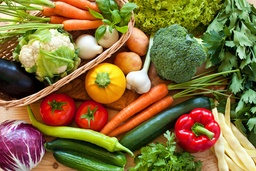
#> input picture Assignment2/Image.jpg, 256 x 171 px, shrunk from 1600 x 1067 before the run
$ python kmeans_image.py
#> lines starting #> are read from the running program, lines starting #| are printed output that depends on the picture
# Import required Libraries
from scipy.spatial import distance
import pandas as pd, numpy as np, cv2


# read and reshape input image
im = cv2.imread('Image.jpg')
#> im is the input picture: shape (171, 256, 3); mean B, G, R 59.4, 112.6, 132
img = im.reshape(-1, 3)

# Convert first data (without coordinates) to numpy array
df_a = np.array(img)


# Image segmentation with distance
# preprocess the image for including coordinate of each pixel
width, height = len(im), len(im[1])
#> width = 171; height = 256
df_b = []
W = width/255
#> W = 0.671
H = height/255
#> H = 1
for i in range(width):
    for j in range(height):
        temp = []
        temp.append(im[i][j][0])
        temp.append(im[i][j][1])
        temp.append(im[i][j][2])
        temp.append(int(i/H))
        temp.append(int(j/W))
        df_b.append(temp)
#> after the loop, df_b = 43776 items

# Convert second data (with coordinates) into numpy array
df_b = np.array(df_b)


# Define Kmeans algorithm function
def Kmeans_algo(arr ,k=3,max_iterations=100):

    if isinstance(arr, pd.DataFrame):arr = arr.values

    # intialize k random cluster_centre
    idx = np.random.choice(len(arr), k, replace=False)
    cluster_centre = arr[idx, :]

    # find nearest centroid fo reach point
    closest_centre = np.argmin(distance.cdist(arr, cluster_centre, 'euclidean'),axis=1)

    # run algorithm for a max no. of iteration
    for _ in range(max_iterations):
        cluster_centre = np.vstack([arr[closest_centre==i,:].mean(axis=0) for i in range(k)])
        tmp = np.argmin(distance.cdist(arr, cluster_centre, 'euclidean'),axis=1)
        if np.array_equal(closest_centre,tmp):
            break
        closest_centre = tmp

    # return required values
    return closest_centre, cluster_centre


#  Perform image segmentation with different no. of cluster
for k in [2,3,4]:

    # get cluster_centre and closest_centre for first set of data
    closest_centre, cluster_centre = Kmeans_algo(df_a, k)
    res = []
    for i in closest_centre:
        res.append(cluster_centre[i])
    res= np.array(res)
    out = res.reshape((im.shape))
    cv2.imwrite(str(k)+".jpg", out)

    # get cluster_centre and closest_centre for second set of data
    closest_centre, cluster_centre = Kmeans_algo(df_b, k)
    res = []

    colors = []
    for i in range(k):
        b, g, r = cluster_centre[i][0], cluster_centre[i][1], cluster_centre[i][2]
        colors.append([b,g,r])

    for i in closest_centre:
        res.append(colors[i])
    res= np.array(res)
    out = res.reshape((im.shape))
    cv2.imwrite(str(k)+"coord.jpg", out)
#> this loop made 3 passes
#> pass 1, `cv2.imwrite(str(k)+".jpg", out)`:
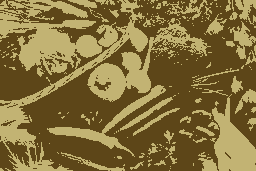
#> saved as 2.jpg: shape (171, 256, 3); mean B, G, R 59.3, 112.3, 132.2
#> pass 1, `cv2.imwrite(str(k)+"coord.jpg", out)`:
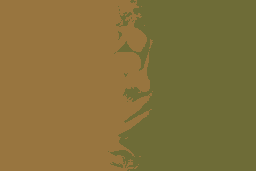
#> saved as 2coord.jpg: shape (171, 256, 3); mean B, G, R 59.2, 112.8, 132.2
#> pass 2, `cv2.imwrite(str(k)+".jpg", out)`:
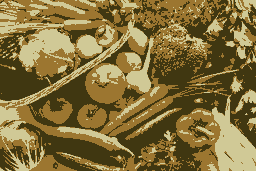
#> saved as 3.jpg: shape (171, 256, 3); mean B, G, R 59.2, 112.3, 132
#> pass 2, `cv2.imwrite(str(k)+"coord.jpg", out)`:
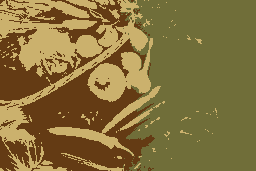
#> saved as 3coord.jpg: shape (171, 256, 3); mean B, G, R 59.5, 112.3, 132.2

$ run again, with Assignment2/10dist.jpg copied over Assignment2/Image.jpg
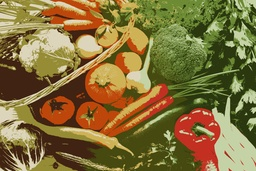
#> input picture Assignment2/10dist.jpg, 256 x 171 px, shrunk from 1600 x 1067 before the run
#> im is the input picture: shape (171, 256, 3); mean B, G, R 58.8, 112.5, 132
#> width = 171; height = 256
#> W = 0.671
#> H = 1
#> after the loop `for i in range(width):`: df_b = 43776 items
#> the loop `for k in [2,3,4]:` made 3 passes
#> pass 1, `cv2.imwrite(str(k)+"coord.jpg", out)`:
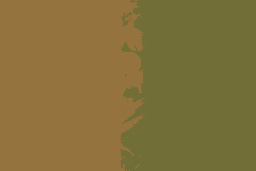
#> saved as 2coord.jpg: shape (171, 256, 3); mean B, G, R 59.1, 112.6, 131.7
#> pass 2, `cv2.imwrite(str(k)+"coord.jpg", out)`:
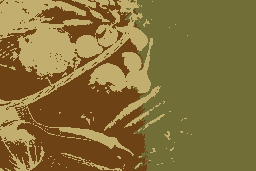
#> saved as 3coord.jpg: shape (171, 256, 3); mean B, G, R 58.6, 112.6, 131.9
